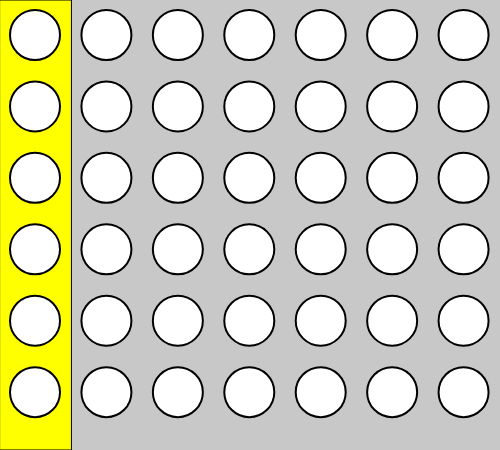
Frame 1 (no input)
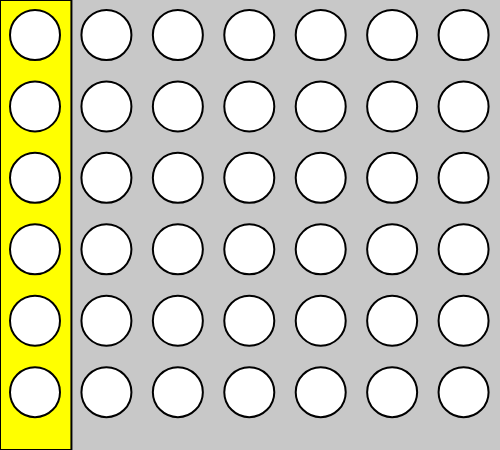
Frame 60 (no input)
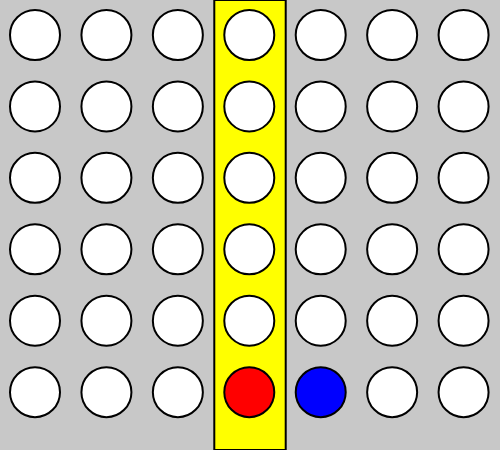
Frame 120 (the mouse pressed at the canvas centre since frame 60)

The p5.js sketch that drew these frames (run headless with seeded random() and noise() and a simulated clock; from frame 60 on, the mouse is pressed at the canvas centre):

// p5.js sketch
// ── sketch.js
let board = [
  ['', '', '', '', '', '', ''],
  ['', '', '', '', '', '', ''],
  ['', '', '', '', '', '', ''],
  ['', '', '', '', '', '', ''],
  ['', '', '', '', '', '', ''],
  ['', '', '', '', '', '', '']
]

let radius = 25;
let mult;
let off = 35;

let human = 'r';
let ai = 'b';
let currentPlayer = human;

let depthSel;
let maxDepth = 5;
let minimaxMode;
let minimaxNormal = true;

let gameOver = false;

function setup() {
  createCanvas(500, 450);

  mult = width/7;

  createP('Depth: ');
  depthSel = createSelect();
  for (let i = 2; i < 9; i++) {
    depthSel.option(i);
  }
  depthSel.selected(5);
  depthSel.changed(depthChangeEvent);

  createP('Minimax Mode: ');
  minimaxMode = createSelect();
  minimaxMode.option('Normal');
  minimaxMode.option('Alpha Beta Pruning');
  minimaxMode.selected('Normal');
  minimaxMode.changed(minimaxModeChange);
}

function minimaxModeChange() {
  let t = minimaxMode.value();
  minimaxNormal = (t == 'Normal');
}

function depthChangeEvent() {
  maxDepth = depthSel.value();
}

function draw() {
  background(200);

  let x = floor(map(mouseX, 0, width, 0, 7));
  fill(255, 255, 0);
  rect(x * mult, 0, mult, height);

  showBoard();
  manageWin();

  if (currentPlayer == ai && !gameOver) {
    aiMove();
    currentPlayer = human;
  }
}

function mousePressed() {
  let colN = floor(map(mouseX, 0, width, 0, 7));
  let rowN = getAvailableRow(colN);

  if (currentPlayer == human && rowN != null && !gameOver && 0 < mouseX && mouseX < width && 0 < mouseY && mouseY < height) {
    board[rowN][colN] = human;
    currentPlayer = ai;
  }
}

function manageWin() {
  let w = checkWin();
  if (w != null) {
    textAlign(CENTER);
    textSize(50);
    fill(0);
    if (w == human)
      text('Human won!', width/2, height/2);
    else if (w == ai)
      text('AI won!', width/2, height/2);
    else if (w == 'tie')
      text('Tie!', width/2, height/2);

    gameOver = true;
  }
}

function showBoard() {
  for (let i = 0; i < 6; i++) {
    for (let j = 0; j < 7; j++) {
      let t = board[i][j];

      if (t == '')
        fill(255);
      else if (t == 'r')
        fill(255, 0, 0)
      else if (t == 'b')
        fill(0, 0, 255);

      stroke(0);
      strokeWeight(2);
      circle(
        j * mult + off,
        i * mult + off,
        radius * 2
      );
    }
  }
}

function setOf(arr) {
  let newArr = [];
  for (let i of arr) {
      if (!newArr.includes(i))
        newArr.push(i);
  }
  return newArr;
}

function same4(arr) {
  for (let i of arr) {
    if (i == '') return false;
  }

  if (arr.length != 4)
    throw `same4: arr length is not 4 - [${arr}]`;

  return (setOf(arr).length == 1);
}

function checkWin() {
  let winner;

  // Horizontal
  for (let row of board) {
    for (let j = 0; j < 4; j++) {
      if (same4(row.slice(j, j + 4)))
        winner = row[j];
    }
  }

  // Vertical
  for (let i = 0; i < 7; i++) {
    let row = [];
    for (let r of board) {
      row.push(r[i]);
    }

    for (let j = 0; j < 3; j++) {
      if (same4(row.slice(j, j + 4)))
        winner = row[j];
    }
  }

  // Diagonal
  for (let j = 0; j < 4; j++) {
    // upper diagonal
    for (let i = 3; i < 6; i++) {
      let d = [];
      for (let k = 0; k < 4; k++) {
        d.push(board[i - k][j + k]);
      }

      if (same4(d)) {
        winner = d[0];
      }
    }

    // lower diagonal
    for (let i = 0; i < 3; i++) {
      let d = [];
      for (let k = 0; k < 4; k++) {
        d.push(board[i + k][j + k]);
      }

      if (same4(d)) {
        winner = d[0];
      }
    }
  }

  return winner;
}

function getAvailableRow(col) {
  let row;

  for (let i = 0; i < 6; i++) {
    if (board[i][col] == '')
      row = i;
  }

  return row;
}

// ── minimax.js
let scores = {
  ai: 1000000,
  human: -1000000,
  tie: 0
};

function evalArr(arr) {
  let aiP = 0;
  let humanP = 0;
  let emptyP = 0;

  for (let i of arr) {
    if (i == ai) aiP++;
    if (i == human) humanP++;
    if (i == "") emptyP++;
  }

  if (aiP == 3 && emptyP == 1) return 100;
  if (aiP == 2 && emptyP == 2) return 10;
  if (aiP == 1 && emptyP == 3) return 1;

  if (humanP == 3 && emptyP == 1) return -100;
  if (humanP == 2 && emptyP == 2) return -10;
  if (humanP == 1 && emptyP == 3) return -1;

  return 0;
}

function evalStaticBoard() {
  let score = 0;

  for (let row of board) {
    for (let j = 0; j < 4; j++) {
      score += evalArr(row.slice(j, j + 4));
    }
  }

  // Vertical
  for (let i = 0; i < 7; i++) {
    let row = [];
    for (let r of board) {
      row.push(r[i]);
    }

    for (let j = 0; j < 3; j++) {
      score += evalArr(row.slice(j, j + 4));
    }
  }

  // Diagonal
  for (let j = 0; j < 4; j++) {
    // upper diagonal
    for (let i = 3; i < 6; i++) {
      let d = [];
      for (let k = 0; k < 4; k++) {
        d.push(board[i - k][j + k]);
      }

      score += evalArr(d);
    }

    // lower diagonal
    for (let i = 0; i < 3; i++) {
      let d = [];
      for (let k = 0; k < 4; k++) {
        d.push(board[i + k][j + k]);
      }

      score += evalArr(d);
    }
  }

  return score;
}

function aiMove() {
  let bestScore = -Infinity;
  let bestMove;

  for (let i = 0; i < 7; i++) {
    let j = getAvailableRow(i);
    if (j != null && board[j][i] == "") {
      board[j][i] = ai;

      let score;
      if (minimaxNormal) {
        score = minimax(board, maxDepth, false);
      } else {
        score = minimaxABP(board, maxDepth, false, -Infinity, Infinity);
      }

      board[j][i] = "";

      if (score >= bestScore) {
        bestScore = score;
        bestMove = {
          i,
          j
        };
      }
    }
  }

  if (bestScore > 10000) {
    console.log("AI will win!");
  } else if (bestScore < -10000) {
    console.log("Human can win!");
  }

  if (bestMove != null) board[bestMove.j][bestMove.i] = ai;
}

function minimax(board, depth, isMaximizing) {
  let nMoves = maxDepth - depth + 1;

  let r = checkWin();
  if (r != null) {
    if (r == human) {
      return scores.human + 20 * nMoves;
    } else if (r == ai) {
      return scores.ai - 20 * nMoves;
    } else if (r == "tie") {
      return scores.tie;
    }
  }

  if (depth == 0) {
    return evalStaticBoard() - 20 * nMoves;
  }

  if (isMaximizing) {
    let bestScore = -Infinity;

    for (let i = 0; i < 7; i++) {
      let j = getAvailableRow(i);
      if (j != null && board[j][i] == "") {
        board[j][i] = ai;
        let score = minimax(board, depth - 1, false);
        board[j][i] = "";

        bestScore = max(bestScore, score);
      }
    }

    return bestScore;
  } else {
    let bestScore = Infinity;

    for (let i = 0; i < 7; i++) {
      let j = getAvailableRow(i);
      if (j != null && board[j][i] == "") {
        board[j][i] = human;
        let score = minimax(board, depth - 1, true);
        board[j][i] = "";

        bestScore = min(bestScore, score);
      }
    }

    return bestScore;
  }
}

function minimaxABP(board, depth, isMaximizing, alpha, beta) {
  let nMoves = maxDepth - depth + 1;

  let r = checkWin();
  if (r != null) {
    if (r == human) {
      return scores.human + 20 * nMoves;
    } else if (r == ai) {
      return scores.ai - 20 * nMoves;
    } else if (r == "tie") {
      return scores.tie;
    }
  }

  if (depth == 0) {
    return evalStaticBoard() - 20 * nMoves;
  }

  if (isMaximizing) {
    let bestScore = -Infinity;

    for (let i = 0; i < 7; i++) {
      let j = getAvailableRow(i);
      if (j != null && board[j][i] == "") {
        board[j][i] = ai;
        let score = minimaxABP(board, depth - 1, false, alpha, beta);
        board[j][i] = "";

        bestScore = max(bestScore, score);
        alpha = max(alpha, bestScore);
        if (beta <= alpha) break;
      }
    }

    return bestScore;
  } else {
    let bestScore = Infinity;

    for (let i = 0; i < 7; i++) {
      let j = getAvailableRow(i);
      if (j != null && board[j][i] == "") {
        board[j][i] = human;
        let score = minimaxABP(board, depth - 1, true, alpha, beta);
        board[j][i] = "";

        bestScore = min(bestScore, score);
        beta = min(beta, bestScore);
        if (beta <= alpha) break;
      }
    }

    return bestScore;
  }
}
